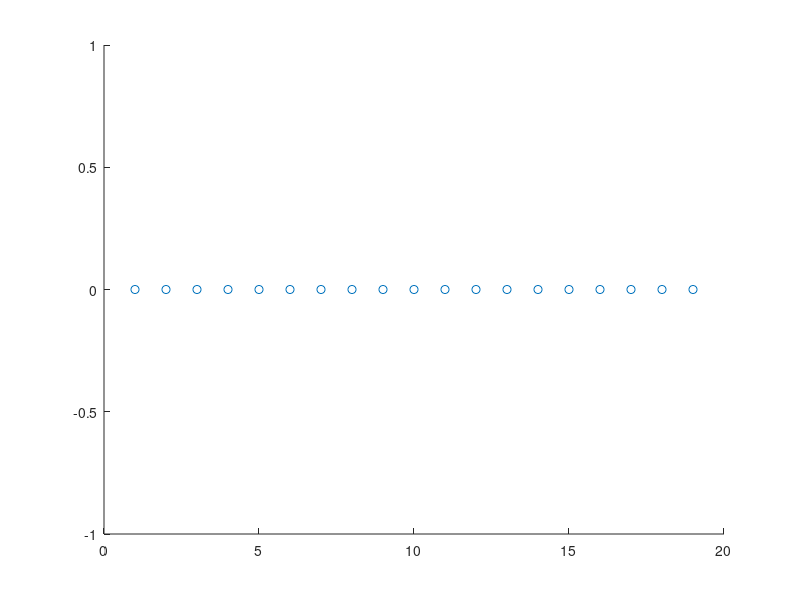

Reproduce this figure in MATLAB.
function stresses

% Number of fibers
n = 19;

% Define constants for matrix stress
mu = 40e-3; % shear modulus
nu = 0.48; % Poissoin's ratio
kappa = (2*mu*(1+nu))/(3*(1-2*nu)); % compression modulus

% Define constant for collagen fiber stress
k1 = 0.28e-3; % stiffness parameter 1
k2 = 4.75; % stiffness parameter 2
     
% Volume fraction of the matrix
phim = 0.8; 

% Define the stretch ratios, and the time of each fiber
lambdap = [1;1;1;1;1;1;1;1;1;1;1;1;1;1;1;1;1;1;1;1;1;1;1;1;1;1;1;1;1;1;1;1;1;1;1;1;1;1;1;1;1;1;1;1;1;1];
lambdaptime = randi([1 n],1,n);
lambdae = 1;

% Locations of fibers that are still acceptable, that have not overstayed their welcome 
for i = 1:n
     locations = find(lambdaptime > i);
     % Volume fraction of collagen fibers, total should equal 1.
    phicf = (1 - phim) / length(locations);
end

%Define some more math symbols
lambda = lambdae*lambdap;
Fe = lambda;
transFe = transpose(Fe);
B = Fe*transFe;
I = 1;
lambda = sqrt(transFe*Fe); % getal vs kolom

% Calculate the J
for m = 1:n
    J(m) = det(Fe(m));
    % stress in the matrix
    sigm(m) = phim*(mu/J(m)*(B(m)-I) + kappa*(log(J(m))/J(m))*I);
    J(m);
end
 
% Create the fibers, and give all of them a number
sigcf = zeros(n,3);
for k = 1:n
    lambdap(k);
    lambdafin = lambdae*lambdap;
    sigcf(k,1) = phicf*(k1*(lambdafin(k))^2)/J(k)*(exp(k2*(lambdafin(k))^2-1)-1);
    sigcf(k,2) = k;
    sigcf(k,3) = lambdafin(k);
end

% Calculate the total stress for each combination of fibers
sumsig = zeros(n);
for i = 1:n
   for j = 1:length(locations)
       sumsig(i) = sumsig(i) + sigcf(j);
   end
   disp('Fibers discontinued:'), find(lambdaptime<=i)
end

% Total stress for matrix + collagen fibers
sigtmatrix = [];
for t = 1:n
    sigt = sigm(t) + sumsig(t);
    sigtmatrix(end+1) = sigt;
   
end
sigtmatrix
scatter(1:n, sigtmatrix);